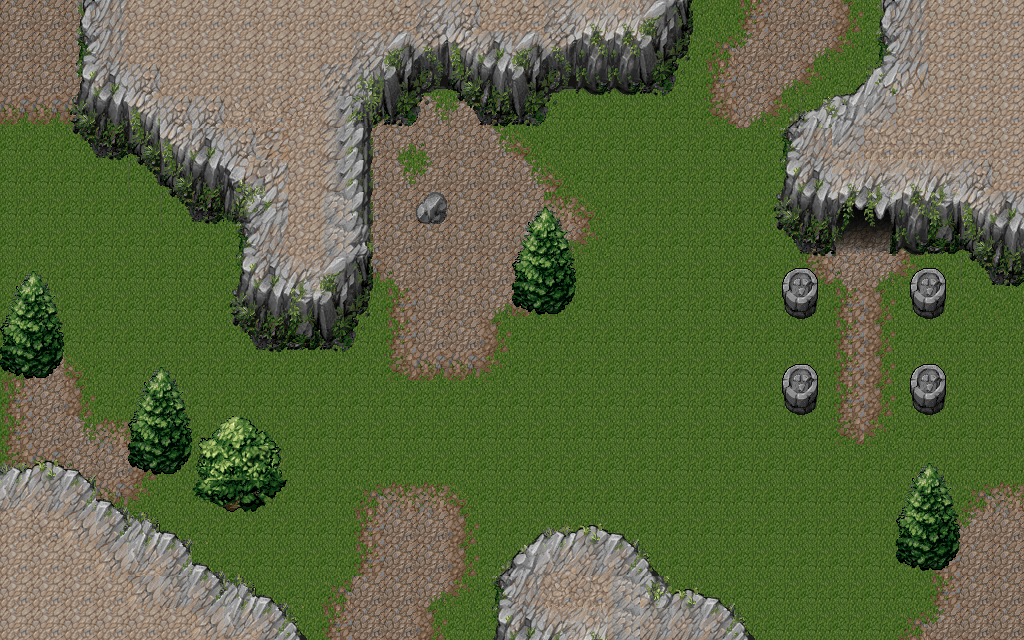

The image is a tile-based game level rendered from a .tmx file. Its description and source (layers, tilesets, objects; grid data summarised) follow:
An orthogonal 32x20 tile map with 32x32 px tiles, 2 tile layers (Base Layer, Mountain Layer).

<map version="1.0" orientation="orthogonal" width="32" height="20" tilewidth="32" tileheight="32">
 <tileset firstgid="1" name="tileset" tilewidth="32" tileheight="32">
  <image source="tileset.png" width="512" height="512" />
 </tileset>
 <layer name="Base Layer" width="32" height="20">
  <data>[640 cells, 640 non-empty, 28 distinct tile ids]</data>
 </layer>
 <layer name="Mountain Layer" width="32" height="20">
  <data>[640 cells, 237 non-empty, 104 distinct tile ids]</data>
 </layer>
</map>